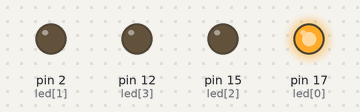
A sketch run on a simulated Arduino Uno, built with avr-gcc and run on an emulated ATmega328P. Parts: output pins drawn as LEDs (lit = HIGH).

Above: at 0.4 s.
At 0.8 s:
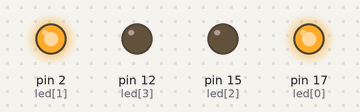
At 1.2 s:
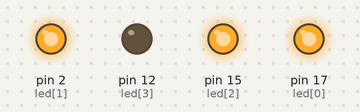
At 2.5 s:
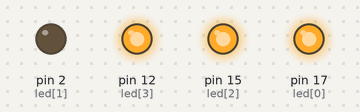
At 4.1 s:
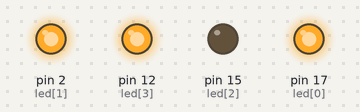
At 7.1 s:
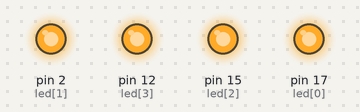
Timing chart, 0 to 7.4 s (numbered marks = the images above):
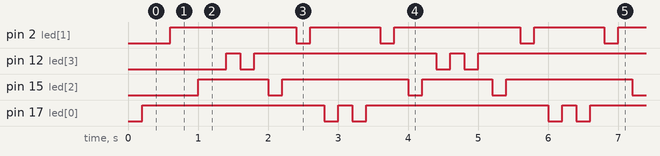

The sketch:

lab5.2.ino
```cpp
int led[4] = { 17, 2, 15, 12 };

void setup() {
  Serial.begin(115200);
  pinMode(led[0], OUTPUT);
  pinMode(led[1], OUTPUT);
  pinMode(led[2], OUTPUT);
  pinMode(led[3], OUTPUT);
}

void loop() {
   for(int i=0 ; i<=3 ; i++) {
    digitalWrite(led[i], LOW);
    delay(200);
    digitalWrite(led[i], HIGH);
    delay(200);
   }

   for(int i=3 ; i>=0 ; i--) {
    digitalWrite(led[i], LOW);
    delay(200);
    digitalWrite(led[i], HIGH);
    delay(200);
   }
}
```

Measured:
- by itself, pin 2 (led[1]): repeats every 3.2 s: LOW 0.20 s, HIGH 1.0 s, LOW 0.20 s, HIGH 1.8 s
- by itself, pin 12 (led[3]): repeats every 3.2 s: LOW 0.20 s, HIGH 2.6 s, LOW 0.20 s, HIGH 0.20 s
- by itself, pin 15 (led[2]): repeats every 3.2 s: LOW 0.20 s, HIGH 1.8 s, LOW 0.20 s, HIGH 1.0 s
- by itself, pin 17 (led[0]): repeats every 3.2 s: LOW 0.20 s, HIGH 0.20 s, LOW 0.20 s, HIGH 2.6 s
